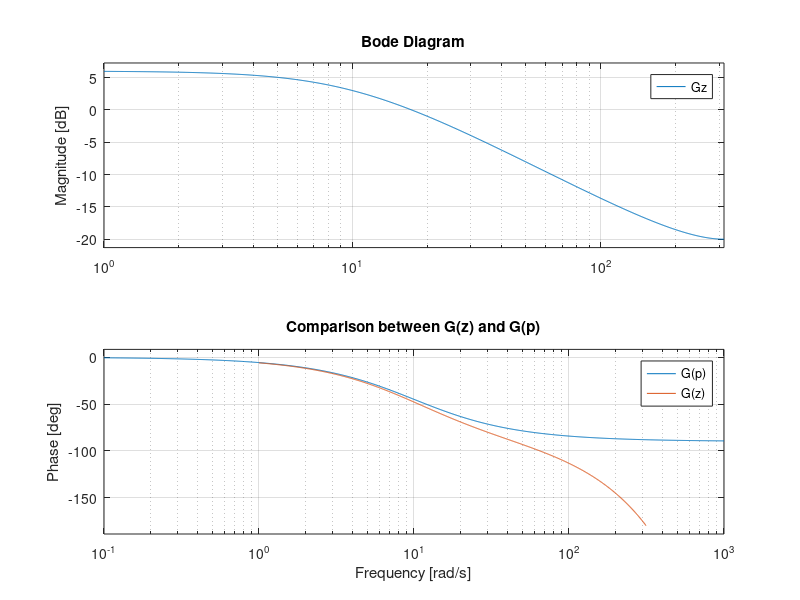

Recreate this plot in MATLAB. (Note: this script raises an error after producing the figure.)
clear all
close all
clc
Te=0.01
p=tf('s');
z=tf([1 0],[1],Te);
%% Question 1
G=2/(1+0.1*p);
Gz=c2d(G,Te)
figure;
bode(G)
hold all;
bode(Gz)
title('Comparison between G(z) and G(p)')
legend('G(p)','G(z)')
%% Question 2 et 3
w=logspace(-4,4,100);
B=(1-exp(-j*Te*w))./(j*w);
magB=abs(B);
magB_db=20*log10(magB);
phaseB=phase(B)*180/pi;
figure;
subplot(211)
semilogx(w,magB_db);
title('Plot of B(jw)')
subplot(212)
semilogx(w,(phaseB))
hold all
semilogx(w,(-180*Te*w)/(pi))


%% Question 4
figure
w=logspace(-4,4,100);
[mag,phase]=bode(G,w)
[magZ,phaseZ]=bode(Gz,w)

hold all
mag_db(1:length(mag))=20*log10(mag(1,1,1:length(mag)));
phase_degre(1:length(phase))=phase(1,1,1:length(phase));

mag_dbz(1:length(magZ))=20*log10(magZ(1,1,1:length(magZ)));
phase_degrez(1:length(phaseZ))=phaseZ(1,1,1:length(phaseZ));


plot(phase_degre-(180*w*Te)/(pi),mag_db)
hold all
plot(phase_degrez,mag_dbz)
hold all
ngrid
title('Comparison between B(jw)*G(jw) and G(z)')
legend('B(jw)*G(jw)','G(z)')
figure;
subplot(211)
semilogx(w,mag_db)
hold all
semilogx(w,mag_dbz)
title('Comparison between B(jw)*G(jw) and G(z)')
legend('B(jw)*G(jw)','G(z)')
subplot(212)
semilogx(w,phase_degre-180*w*Te/(2*pi))
hold all
semilogx(w,phase_degrez)
grid on
%% Calcul de la transformée du système avec bloqueur d'ordre zero
a=1/0.1;
num=2*(1-exp(-a*Te))
zden=exp(-a*Te)
Gz_calc=num/(z-zden)
figure;
nichols(w,G)
hold all;
nichols(w,Gz_calc)
Hz=c2d(G,Te)
% Fz=((z-1)/z)*Hz
hold all
nichols(w,Hz)
ngrid
legend('continu','discret','c2d')
xlim([-360 0])

%%
clear all
close all
clc

p=tf('s')
G=2/(0.1*p+1)
figure;
bode(G)
wmax=1000
fmax=wmax/(2*pi)
%Theo Shannon
fe=2*fmax
Te=1/fe; % Periode a 3ms
% On pose Te=10ms ==>fmax
% Ici on peut choisir la fréquence que l'on souhaite mais attention a
% satisfaire le compromis! On se place dans une contexte volontairement
% limite
fe=1/(10e-3)
fmax=fe/2
wmax=fmax*2*pi
%%
Te=40e-3;
Gd=c2d(G,Te)
figure; 
bode(G)
hold all
bode(Gd)
Te=3e-3;
Gd2=c2d(G,Te)
hold all
bode(Gd2)
legend('Cont','Discret 40ms','Discret 3ms')
%%
Te=10e-3;
figure;nichols(Gd)
ngrid
hold all

%% Fonction de transfert+BOZ
w=linspace(0.001,1000,1000)
[magd,phased]=bode(Gd,w);
[mag,phase]=bode(G,w);
figure
hold all
magd_db(1:length(magd))=20*log10(magd(1,1,1:length(magd)));
phased_degre(1:length(phased))=phased(1,1,1:length(phased));
mag_db(1:length(mag))=20*log10(mag(1,1,1:length(mag)));
phase_degre(1:length(phase))=phase(1,1,1:length(phase));
hold all
plot(phase_degre-180*(Te*w/(pi*2)),mag_db)
hold all
plot(phased_degre,magd_db)
ngrid
legend('G+BOZ','Gc')
%% On trace le contour Q
% Pour le calculer on part d'une fonction de transfert générale G=G*e(jphi)
% calcul de la boucle fermée puis du gain de cette derniere
% egalité de M^2=G^2/(1+2*G*cos(phi)+G^2)
% L'iso contour est la valeur de G pour laquelle on obtient M=cst
lambda=0.6;
M=(1/((2*lambda)*sqrt(1-(lambda*lambda))))

phi=[-229.667:0.001:-130.331];
-1+M^2;
2*cosd(phi)*M^2;
M^2;
for i=1:length(phi)
A(:,i)=((roots([-1+M^2 2*cosd(phi(i))*M^2 M^2])));
end
imag(A);
x=20*log10(A);

hold all
plot(phi,x(1,:),'r')
hold all
plot(phi,x(2,:),'r')
hold all
plot(phase_degre-180*(Te*w/(pi*2)),mag_db)
hold all
hold all
plot(phased_degre,magd_db+3.125)
% legend('G+BOZ','Gc','Contour','Contour','(G+BOZ)*Kp','Gc*Kp')
hold all
nichols(Gd*10^(3.125/20),w)
legend('G+BOZ','Gc','Contour','Contour','(G+BOZ)*Kp','Gc*Kp','Gc*Kp nichols')
%On voit ici la répercution de l'approximation (environ 2dB sur le gain)

%%
Kp=10^(3.125/20)
figure;bode((Gd*Kp)/(1+(Gd*Kp)))
